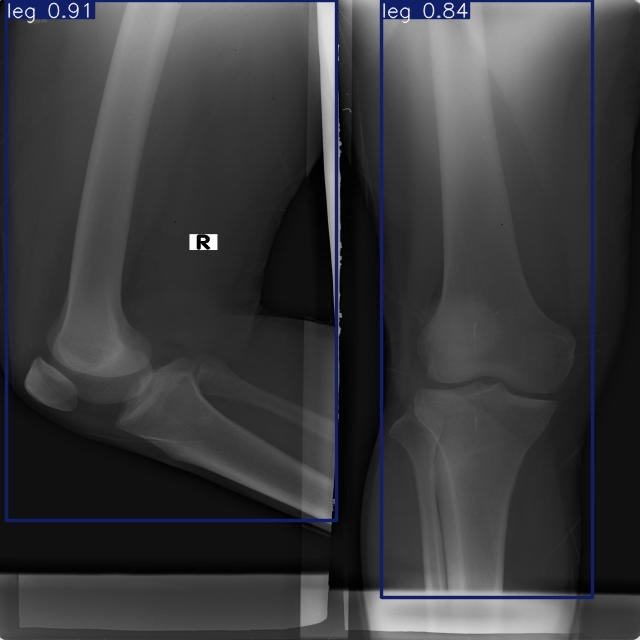
#> input picture deliverables/unseen_cases/unseen_case_01.jpg, 640 x 640 px; its folder holds only this picture in this run
$ python create_unseen_contact_sheet.py
#> lines starting #> are read from the running program, lines starting #| are printed output that depends on the picture
from pathlib import Path
from PIL import Image, ImageDraw

source = Path("deliverables/unseen_cases")
files = sorted(source.glob("unseen_case_*.jpg"))

thumb_width = 320
thumb_height = 320
label_height = 35
columns = 2
rows = (len(files) + columns - 1) // columns

sheet = Image.new(
    "RGB",
    (columns * thumb_width, rows * (thumb_height + label_height)),
    "white",
)
#> sheet: PIL image 640x355 RGB; every value is 255

draw = ImageDraw.Draw(sheet)

for index, file_path in enumerate(files):
    image = Image.open(file_path).convert("RGB")
#> image is the input picture: PIL image 640x640 RGB; mean R, G, B 58.2, 58.6, 61
    image.thumbnail((thumb_width - 10, thumb_height - 10))
#> image: PIL image 310x310 RGB

    column = index % columns
    row = index // columns

    x = column * thumb_width + (thumb_width - image.width) // 2
#> x = 5
    y = row * (thumb_height + label_height) + 5

    sheet.paste(image, (x, y))
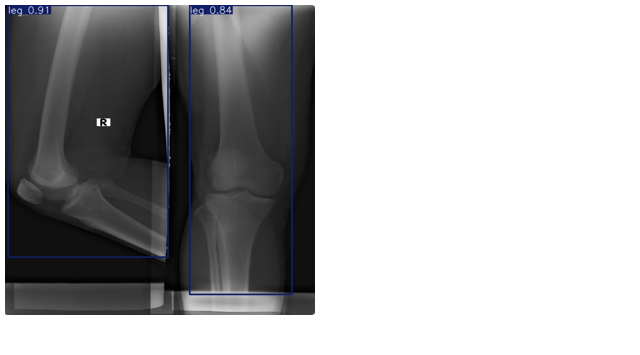
#> sheet: PIL image 640x355 RGB; mean R, G, B 171.8, 171.9, 173

    draw.text(
        (column * thumb_width + 10, y + thumb_height),
        file_path.name,
        fill="black",
    )

output = source / "unseen_cases_contact_sheet.jpg"
sheet.save(output, quality=95)
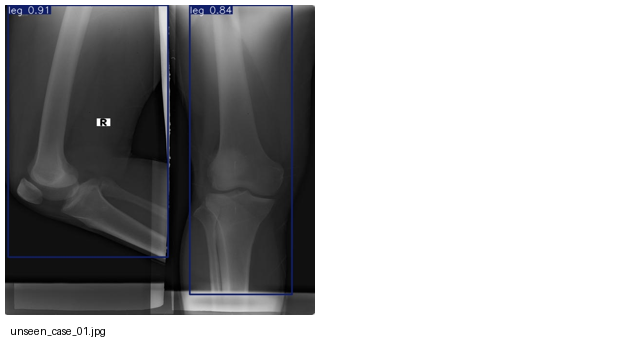
#> saved as unseen_cases_contact_sheet.jpg: PIL image 640x355 RGB; mean R, G, B 171.5, 171.7, 172.7

print(f"Created: {output}")

$ run again, on deliverables/unseen_cases/unseen_case_05.jpg
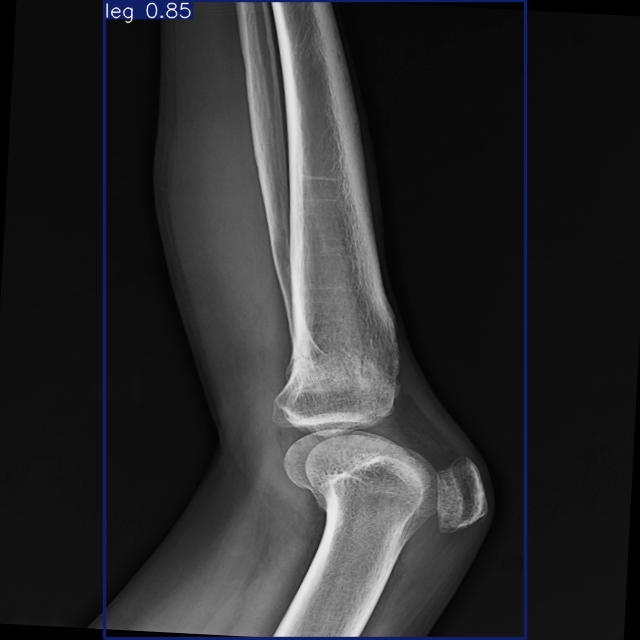
#> input picture deliverables/unseen_cases/unseen_case_05.jpg, 640 x 640 px
#> image is the input picture: PIL image 640x640 RGB; mean R, G, B 43.4, 43.6, 45.1
#> image: PIL image 310x310 RGB
#> `sheet.paste(image, (x, y))`:
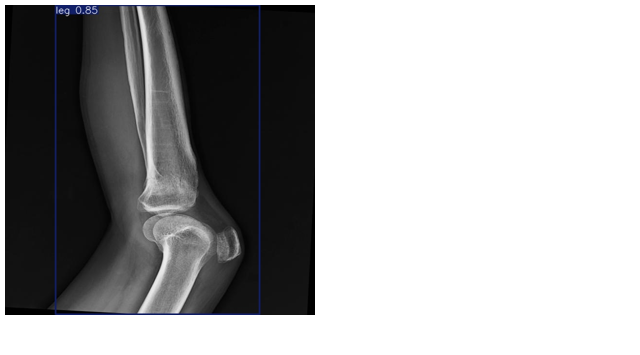
#> sheet: PIL image 640x355 RGB; mean R, G, B 165.5, 165.6, 166.2
#> `sheet.save(output, quality=95)`:
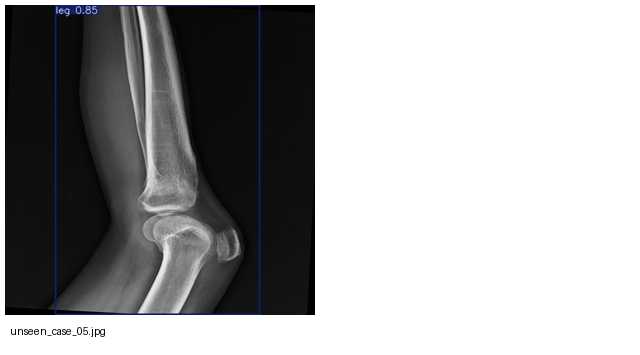
#> saved as unseen_cases_contact_sheet.jpg: PIL image 640x355 RGB; mean R, G, B 165.3, 165.4, 166

$ run again, on deliverables/unseen_cases/unseen_case_06.jpg
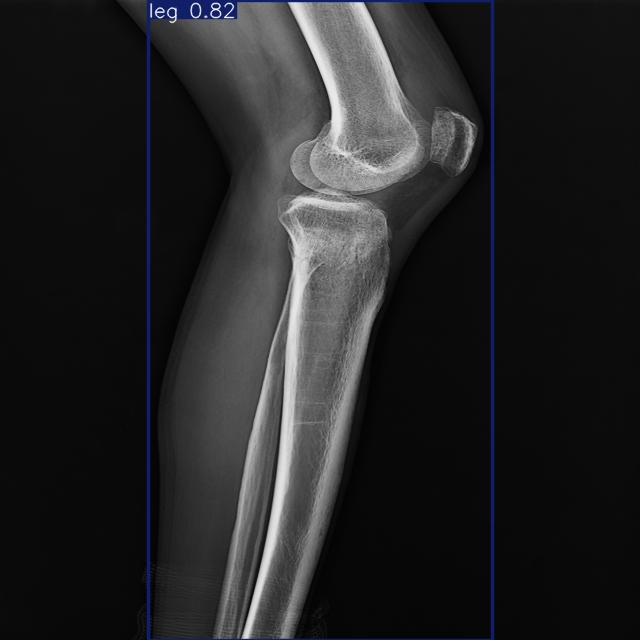
#> input picture deliverables/unseen_cases/unseen_case_06.jpg, 640 x 640 px
#> image is the input picture: PIL image 640x640 RGB; mean R, G, B 36.5, 36.7, 37.9
#> image: PIL image 310x310 RGB
#> `sheet.paste(image, (x, y))`:
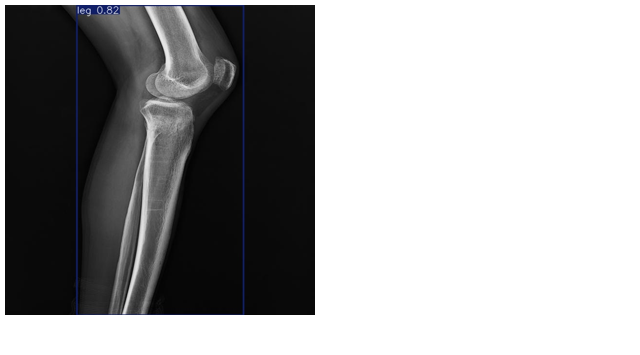
#> sheet: PIL image 640x355 RGB; mean R, G, B 162.6, 162.7, 163.2
#> `sheet.save(output, quality=95)`:
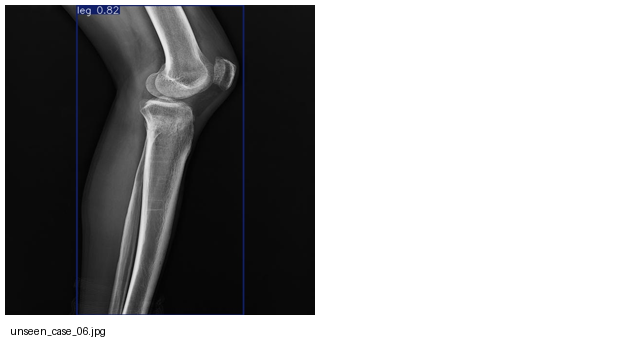
#> saved as unseen_cases_contact_sheet.jpg: PIL image 640x355 RGB; mean R, G, B 162.3, 162.4, 162.9

$ run again, on deliverables/unseen_cases/unseen_case_07.jpg
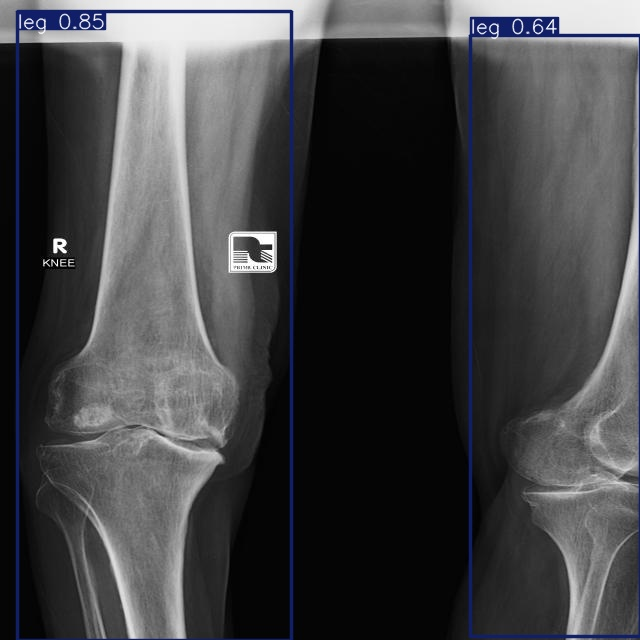
#> input picture deliverables/unseen_cases/unseen_case_07.jpg, 640 x 640 px
#> image is the input picture: PIL image 640x640 RGB; mean R, G, B 65.9, 66.4, 68.5
#> image: PIL image 310x310 RGB
#> `sheet.paste(image, (x, y))`:
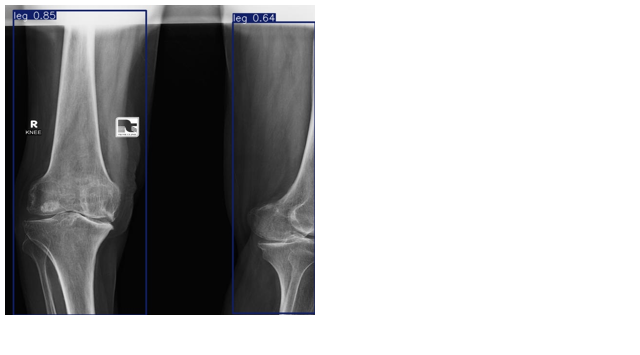
#> sheet: PIL image 640x355 RGB; mean R, G, B 175, 175.2, 176.1
#> `sheet.save(output, quality=95)`:
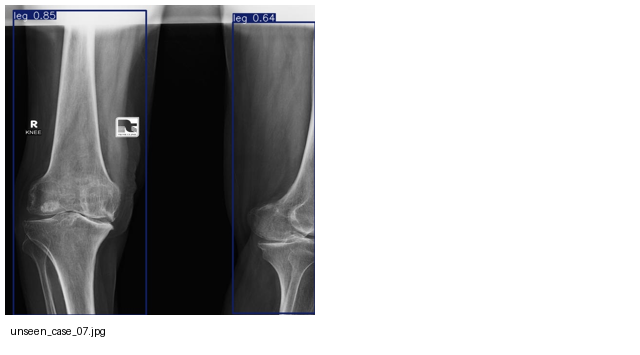
#> saved as unseen_cases_contact_sheet.jpg: PIL image 640x355 RGB; mean R, G, B 174.8, 175, 175.9

$ run again, on deliverables/unseen_cases/unseen_case_02.jpg
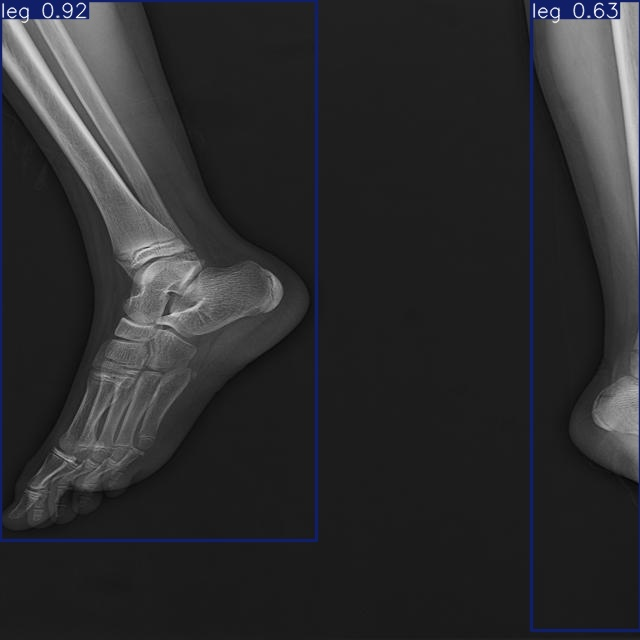
#> input picture deliverables/unseen_cases/unseen_case_02.jpg, 640 x 640 px
#> image is the input picture: PIL image 640x640 RGB; mean R, G, B 44, 44.4, 46.4
#> image: PIL image 310x310 RGB
#> `sheet.paste(image, (x, y))`:
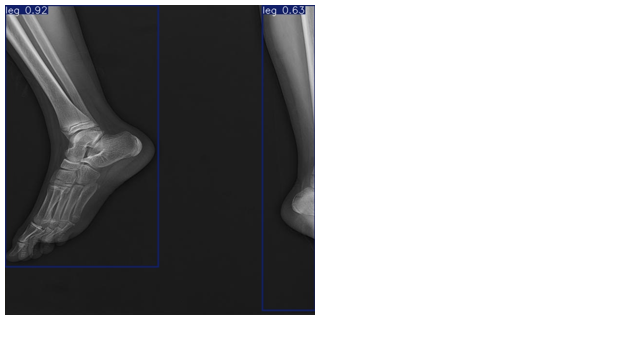
#> sheet: PIL image 640x355 RGB; mean R, G, B 165.8, 165.9, 166.8
#> `sheet.save(output, quality=95)`:
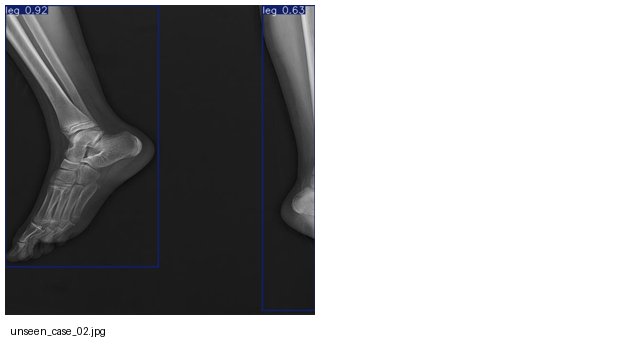
#> saved as unseen_cases_contact_sheet.jpg: PIL image 640x355 RGB; mean R, G, B 165.5, 165.7, 166.5
